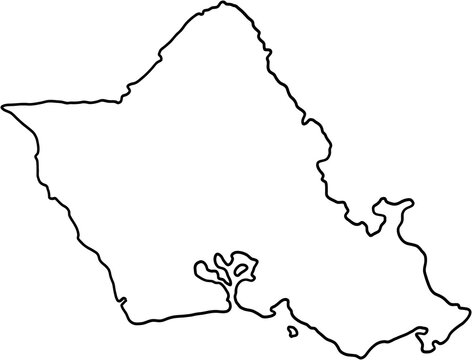
#> input picture Hack-Ohio-2025-main/data/gis/honolulu.jpg, 472 x 360 px; its folder holds only this picture in this run
$ python -i recognition.py   (imports and definitions only)
#> lines starting #> are read from the running program, lines starting #| are printed output that depends on the picture
#> further down, picture is the input picture: shape (360, 472, 3); min 0, max 255, mean 246.9
from pathlib import Path
from typing import Dict, Tuple
import cv2
import numpy as np

def _preprocess(img: np.ndarray, size: Tuple[int, int] = (96, 96)) -> np.ndarray:
#> called with size = (96, 96)
    if img is None:
        raise ValueError("Received None image for preprocessing.")
    gray = cv2.cvtColor(img, cv2.COLOR_BGR2GRAY) if len(img.shape) == 3 else img
    resized = cv2.resize(gray, size, interpolation=cv2.INTER_AREA)
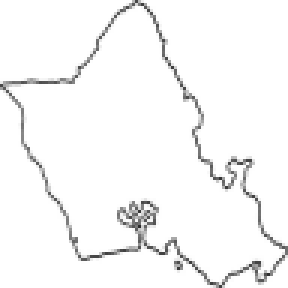
#> resized: shape (96, 96) (shown 3 times larger); min 44, max 255, mean 246.9
    norm = cv2.normalize(resized, None, alpha=0, beta=255, norm_type=cv2.NORM_MINMAX)
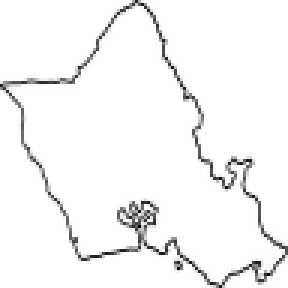
#> norm: shape (96, 96) (shown 3 times larger); min 0, max 255, mean 245.3
    return norm

def load_templates(dataset_dir: str) -> Dict[str, np.ndarray]:
    p = Path(dataset_dir)
    if not p.exists():
        raise FileNotFoundError(f"Dataset dir not found: {dataset_dir}")
    paths = sorted([*p.glob("*.png"), *p.glob("*.jpg"), *p.glob("*.jpeg")])
    if not paths:
        raise FileNotFoundError(f"No images found in {dataset_dir}")
    bank = {}
    for fp in paths:
        img = cv2.imread(str(fp), cv2.IMREAD_COLOR)
        tmpl = _preprocess(img)
        label = fp.stem.replace("_", " ").strip()
        bank[label] = tmpl
    return bank

def classify(frame_bgr: np.ndarray, bank: Dict[str, np.ndarray]) -> Tuple[str, float]:
    if not bank:
        raise ValueError("Template bank is empty.")
    query = _preprocess(frame_bgr)
    best_label, best_score = None, -1.0
    for label, tmpl in bank.items():
        if tmpl.shape != query.shape:
            tmpl_r = cv2.resize(tmpl, (query.shape[1], query.shape[0]), interpolation=cv2.INTER_AREA)
        else:
            tmpl_r = tmpl
        res = cv2.matchTemplate(query, tmpl_r, cv2.TM_CCOEFF_NORMED)
        score = float(res.max())
        if score > best_score:
            best_label, best_score = label, score
    best_score = max(0.0, min(1.0, best_score))
    return best_label, best_score

>>> import cv2
>>> picture = cv2.imread('../../Hack-Ohio-2025-main/data/gis/honolulu.jpg')
>>> result = _preprocess(picture)
